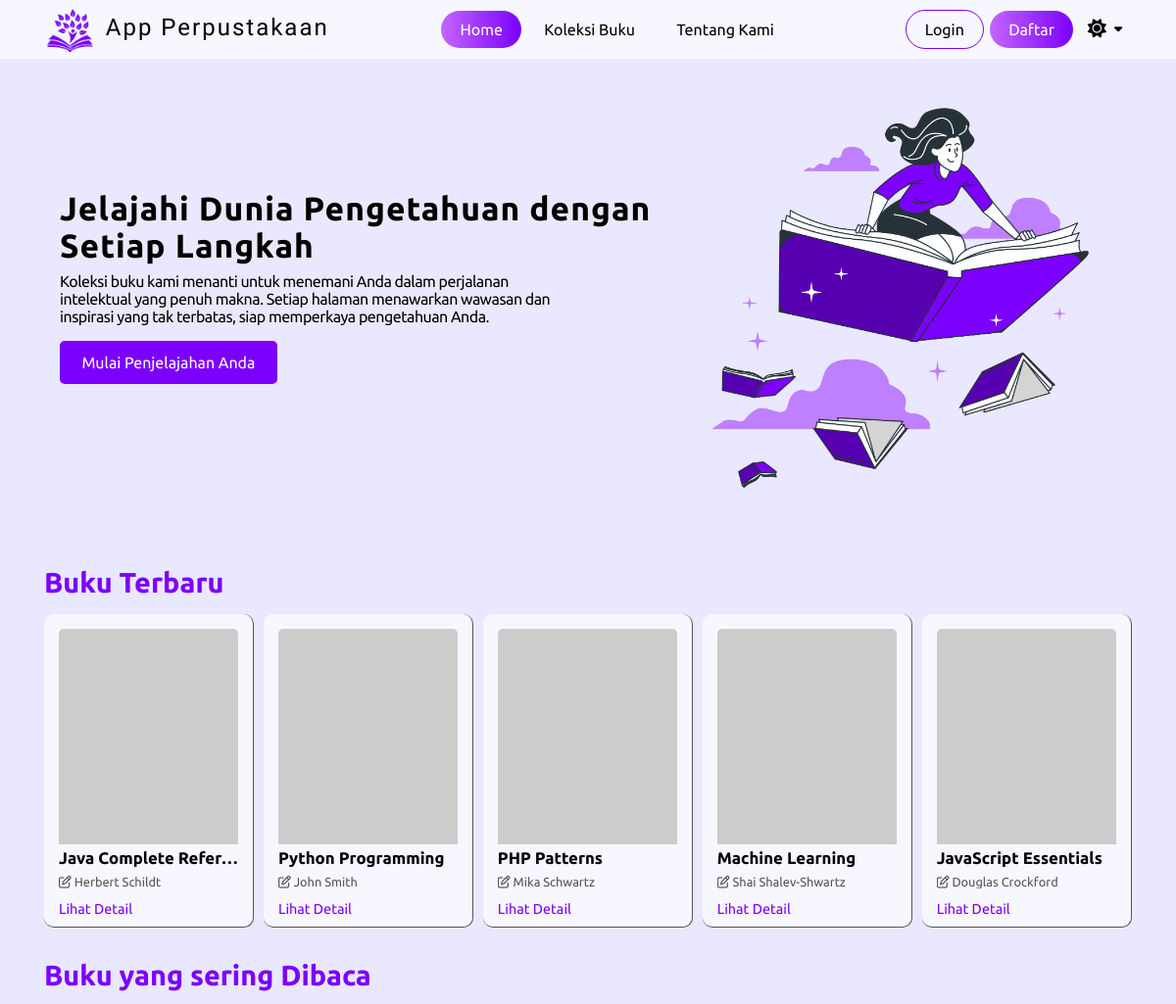
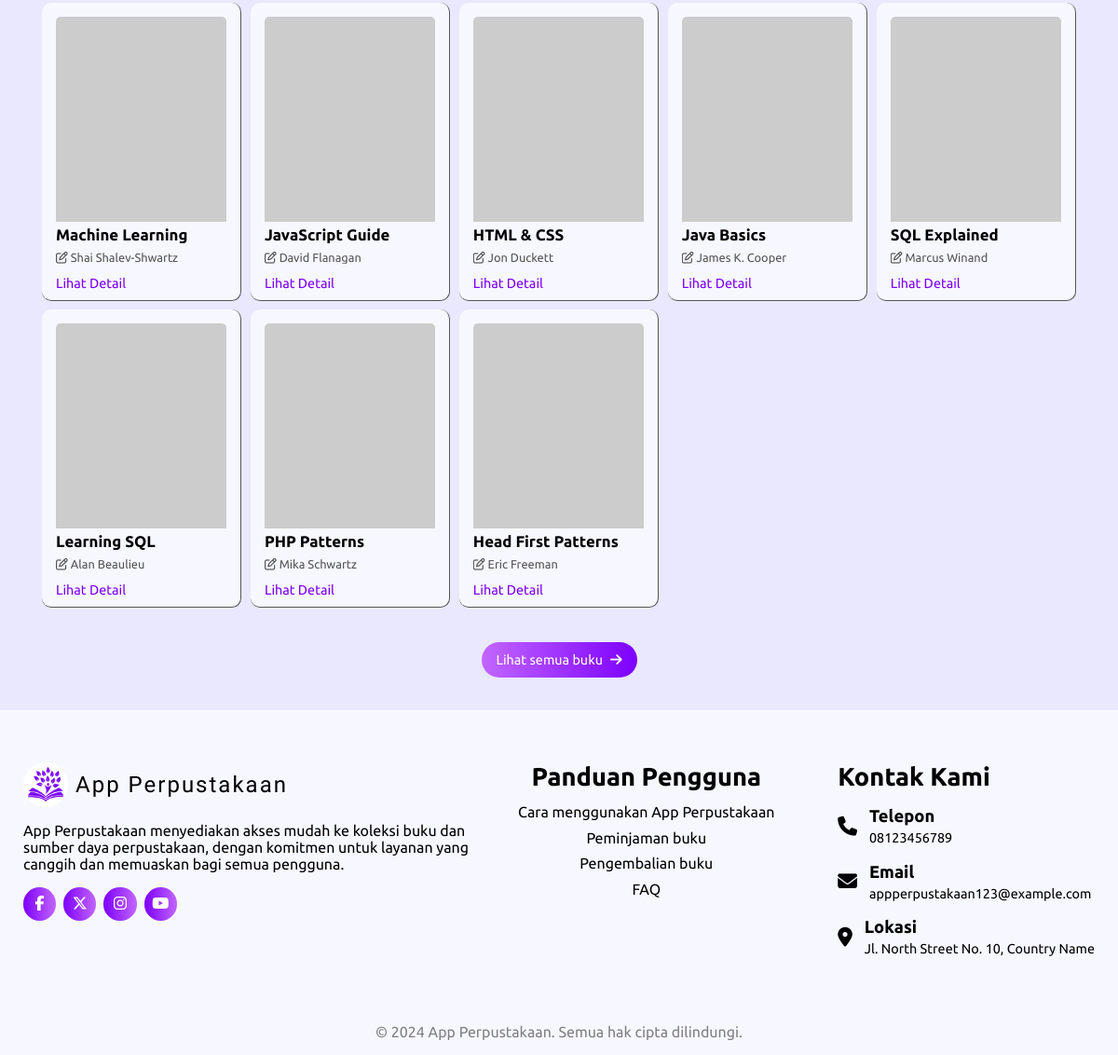
Page /user/index.php?page=home on the committed database (2 pictures, top to bottom).
### tables this page shows
CREATE TABLE `buku` (
	`id_buku` VARCHAR(10) PRIMARY KEY,
	`judul_buku` VARCHAR(100) NOT NULL,
	`pengarang` VARCHAR(100) NOT NULL,
	`penerbit` VARCHAR(100) NOT NULL,
	`tahun_terbit` YEAR NOT NULL,
	`views` INT NOT NULL DEFAULT 0
);

### user/home/home.php (the view, shortened to what this page needs)
<section class="hero">
  <div class="main-hero">
    <div class="hero-content">
      <h1>Jelajahi Dunia Pengetahuan dengan Setiap Langkah</h1>
      <p>Koleksi buku kami menanti untuk menemani Anda dalam perjalanan intelektual yang penuh makna. Setiap halaman menawarkan wawasan dan inspirasi yang tak terbatas, siap memperkaya pengetahuan Anda.</p>
      <a href="?page=koleksi_buku" class="btn-hero">Mulai Penjelajahan Anda</a>
    </div>
    <div class="hero-image">
      <img src="assets/img/hero.png" alt="hero-image">
    </div>
  </div>
</section>
<section class="recent-book">
  <h2>Buku Terbaru</h2>
  <div class="card-container">
    <?php
      $sql = "SELECT * FROM buku ORDER BY tahun_terbit DESC LIMIT 5";
      $stmt = $conn->prepare($sql);
      $stmt->execute();
      $result = $stmt->get_result();
      if ($result->num_rows > 0) {
        while ($row = $result->fetch_assoc()) {
    ?>
          <div class="card">
            <a href="?page=detail_buku&id_buku=<?= $row['id_buku']; ?>" class="cover-book"><img src="https://picsum.photos/255/400" alt="cover-book-random"></a>
            <div class="card-content">
              <h3 class="title-book"><?= $row['judul_buku']?></h3>
              <p class="pengarang"><span><i class="fa-regular fa-pen-to-square"></i> <?= $row['pengarang'] ?></span></p>
              <a href="?page=detail_buku&id_buku=<?= $row['id_buku']; ?>" class="btn-detail">Lihat Detail</a>
            </div>
          </div>
    <?php
        }
      }
    ?>
  </div>
</section>
<section class="popular-book">
  <h2>Buku yang sering Dibaca</h2>
  <div class="card-container">
    <?php
      $order_by = "id_buku DESC";
      $loop_sql = "SELECT * FROM buku ORDER BY $order_by LIMIT 8";
      $loop_stmt = $conn->prepare($loop_sql);
      $loop_stmt->execute();
      $result_loop = $loop_stmt->get_result();
      if ($result_loop->num_rows > 0) {
        while ($row = $result_loop->fetch_assoc()) {
      ?>
          <div class="card">
            <a href="?page=detail_buku&id_buku=<?= $row['id_buku']; ?>" class="cover-book"><img src="https://picsum.photos/255/400" alt="cover-book-random"></a>
            <div class="card-content">
              <h3 class="title-book"><?= $row['judul_buku']?></h3>
              <p class="pengarang"><span><i class="fa-regular fa-pen-to-square"></i> <?= $row['pengarang'] ?></span></p>
              <a href="?page=detail_buku&id_buku=<?= $row['id_buku']; ?>" class="btn-detail">Lihat Detail</a>
            </div>
          </div>
      <?php
        }
      }
    ?>
</div>
  <a href="?page=koleksi_buku" class="see-all">Lihat semua buku <i class="fa-solid fa-arrow-right"></i></a>
</section>

### user/assets/css/style.css (style rules this page uses)
:root { --main-color: #7c00fe; --main-gradient: linear-gradient(to right, #c266ff, #7c00fe); --white-bg: #f7f7ff; --dark-bg: #e9e8ff; --text-color: #000; --pengarang-color: #555; --question-color: #c7c7e3; }
* { margin: 0; padding: 0; box-sizing: border-box; list-style: none; border: none; outline: none; text-decoration: none; }
html { width: 100%; height: 100%; overflow-x: hidden !important; }
body { font-family: "Ubuntu", sans-serif; background-color: var(--dark-bg); overflow-x: hidden !important; width: 100%; }
section { margin: 0 auto; max-width: 1150px; padding: 0 20px; }

### user/assets/css/home.css (style rules this page uses)
section.hero { padding-top: 50px; margin: 1.4em 0 0 0; display: flex; justify-content: center; align-items: center; color: #000; width: 100%; max-width: 100%; }
.main-hero { margin: auto; display: flex; justify-content: center; align-items: center; position: relative; max-width: 1110px; padding: 0 0 0 1rem; }
.hero-content { display: flex; justify-content: center; align-items: start; flex-direction: column; padding-bottom: 4rem; }
.hero-content h1 { font-size: 2.1rem; margin-bottom: 0.5rem; color: var(--text-color); letter-spacing: 1px; text-shadow: 0 0 2px var(--white-bg); }
.hero-content p { font-size: 1rem; margin-bottom: 1rem; max-width: 85%; letter-spacing: -0.5px; color: var(--text-color); text-shadow: 0 0 2px var(--white-bg); }
.btn-hero { padding: 0.8rem 1.4rem; background-color: #7c00fe; color: #fff; border: none; border-radius: 5px; cursor: pointer; font-size: 1rem; font-family: "Ubuntu", sans-serif; }
.hero-image { width: 50%; }
.hero-image img { height: 100%; width: 30rem; transform: scale(0.9); padding-bottom: 3rem; }
section.recent-book, section.popular-book { display: flex; justify-content: center; align-items: start; flex-direction: column; gap: 1rem; width: 100%; color: var(--text-color); }
.recent-book h2, .popular-book h2 { font-size: 1.8rem; color: var(--main-color); max-width: 100%; }
.popular-book h2 { margin-top: 2rem; }
section.recent-book .card-container, section.popular-book .card-container { gap: 0.6rem; display: grid; grid-template-columns: repeat(auto-fill, minmax(200px, 1fr)); grid-auto-rows: auto; width: 100%; }
.card { width: 100%; background-color: var(--white-bg); border-radius: 10px; overflow: hidden; padding: 15px 15px 0 15px; border-bottom: 0.5px solid var(--pengarang-color); border-right: 0.5px solid var(--pengarang-color); display: flex; flex-direction: column; min-height: 320px; }
.card a.cover-book { overflow: hidden; display: block; height: 220px; border-top-left-radius: 5px; border-top-right-radius: 5px; }
.card a img { width: 100%; transition: all 0.2s ease-in-out; object-fit: cover; overflow: hidden; }
.card-content { padding: 0 0 10px 0; text-align: left; flex: 1; height: auto; display: flex; flex-direction: column; }
.title-book { font-size: 1.05rem; margin: 4px 0 8px 0; overflow: hidden; text-overflow: ellipsis; white-space: nowrap; }
.pengarang { font-size: 0.8rem; color: var(--pengarang-color); overflow: hidden; text-overflow: ellipsis; white-space: nowrap; }
.pengarang i { font-size: 0.8rem; }
.btn-detail { margin-top: auto; cursor: pointer; color: var(--main-color); border-radius: 5px; font-size: 0.9rem; background: none; }
.popular-book a.see-all { margin: auto; display: block; padding: 0.7rem 1rem; border-radius: 30px; font-size: 0.9rem; margin-top: 1.3rem; text-align: center; color: #fff; background: var(--main-gradient); display: flex; justify-content: center; align-items: center; gap: 0.5rem; }

### rows in the picture
buku: judul_buku "Java Complete Refer…", pengarang "Herbert Schildt"
buku: judul_buku "Python Programming", pengarang "John Smith"
buku: judul_buku "PHP Patterns", pengarang "Mika Schwartz"
buku: judul_buku "Machine Learning", pengarang "Shai Shalev-Shwartz"
buku: judul_buku "JavaScript Essentials", pengarang "Douglas Crockford"
buku: judul_buku "JavaScript Guide", pengarang "David Flanagan"
buku: judul_buku "HTML & CSS", pengarang "Jon Duckett"
buku: judul_buku "Java Basics", pengarang "James K. Cooper"
buku: judul_buku "SQL Explained", pengarang "Marcus Winand"
buku: judul_buku "Learning SQL", pengarang "Alan Beaulieu"
buku: judul_buku "Head First Patterns", pengarang "Eric Freeman"
